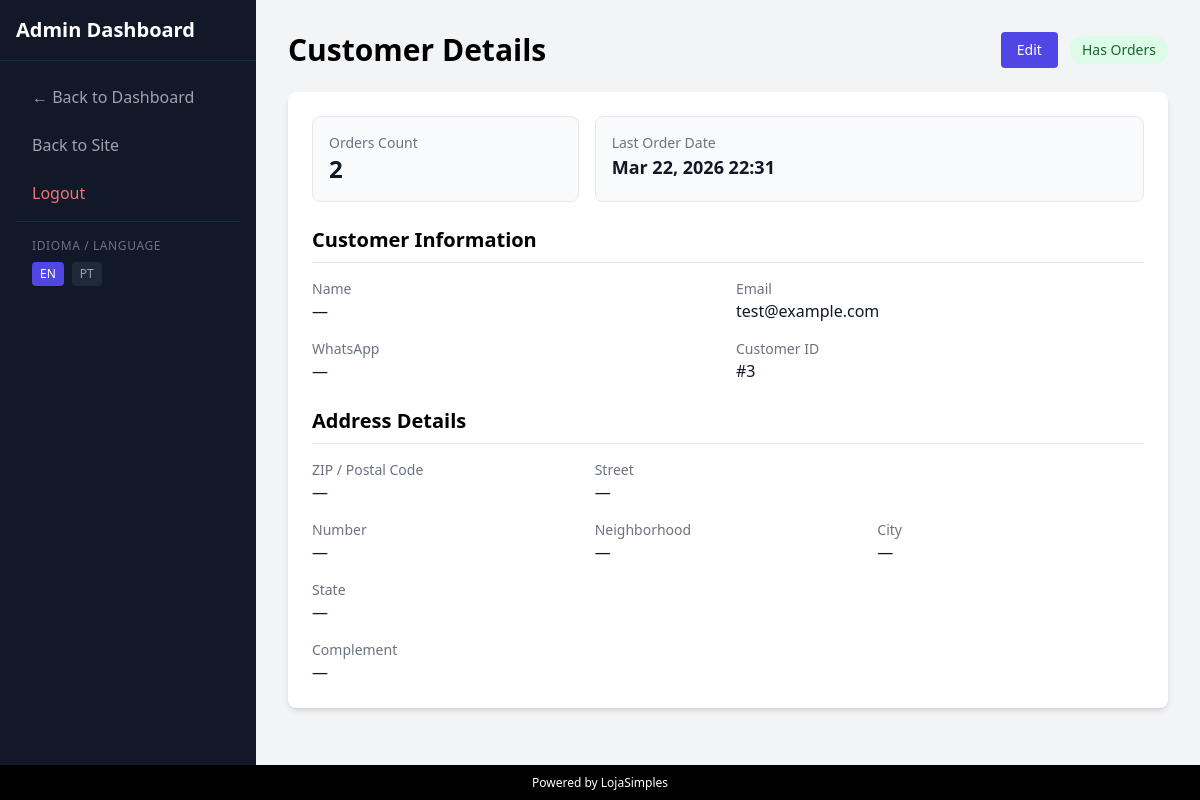
/admin/customer/3 (signed in), run on an earlier commit of the app's database.
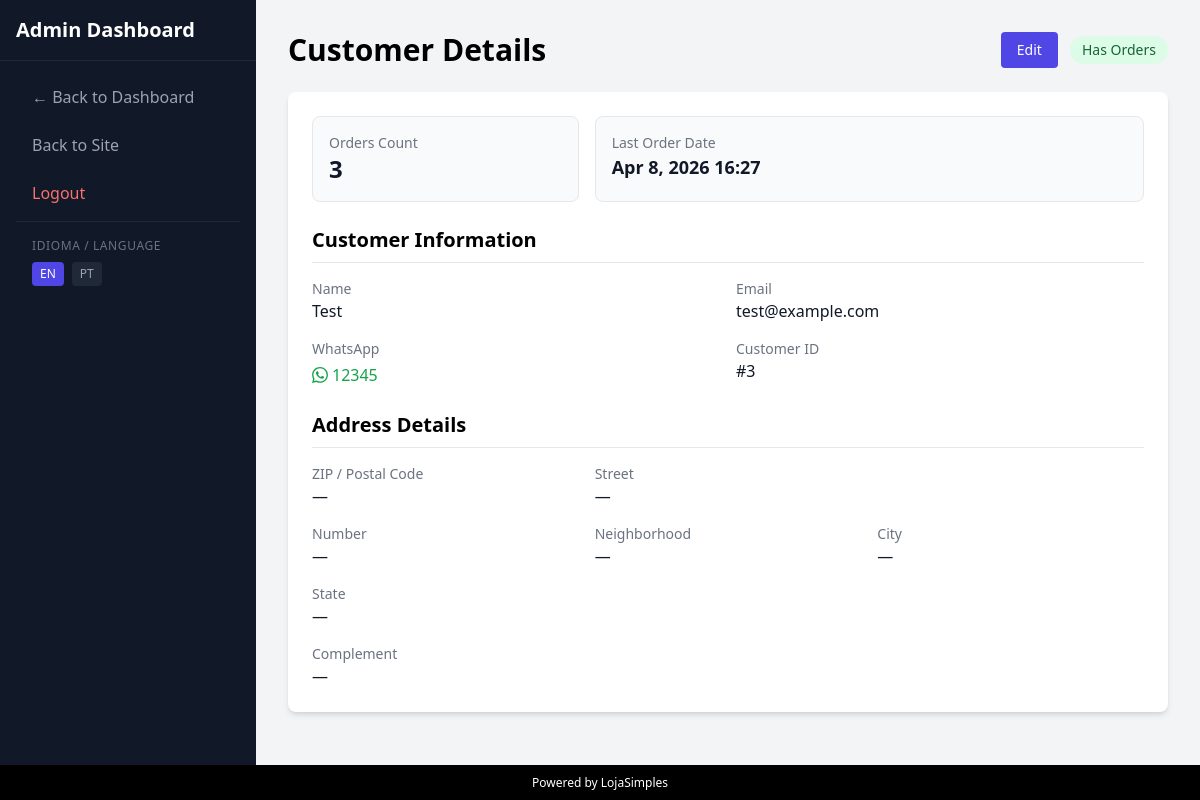
And on a later commit of the database.
### tables this page shows
CREATE TABLE users (
    id INTEGER PRIMARY KEY AUTOINCREMENT,
    email TEXT UNIQUE NOT NULL,
    login_token TEXT,
    token_expiry DATETIME,
    is_admin INTEGER DEFAULT 0,
    created_at DATETIME DEFAULT CURRENT_TIMESTAMP,
    name TEXT,
    whatsapp TEXT,
    cep TEXT,
    street TEXT,
    number TEXT,
    neighborhood TEXT,
    city TEXT,
    state TEXT
, remember_selector TEXT, remember_token_hash TEXT, remember_expires_at DATETIME, admin_bypass_token TEXT, complement TEXT);

### src/i18n.php (called while the page is built, shortened)
<?php
$lang = $_SESSION['lang'] ?? 'en';
$translations = [];
$langFile = __DIR__ . "/../lang/{$lang}.php";
if (file_exists($langFile)) {
    $translations = require $langFile;
} else {
    $fallbackLangFile = __DIR__ . "/../lang/en.php";
    if (file_exists($fallbackLangFile)) {
        $translations = require $fallbackLangFile;
    }
}
function __($key) {
    global $translations;
    $key = (string) $key;
    return isset($translations[$key]) ? (string) $translations[$key] : $key;
}

### src/user.php (called while the page is built, shortened)
<?php
require_once __DIR__ . '/db.php';
function getAdminCustomerDetails($id) {
    global $pdo;
    $sql = "
        SELECT
            u.*,
            COUNT(o.id) AS orders_count,
            MAX(o.created_at) AS last_order_at
        FROM users u
        LEFT JOIN orders o ON o.customer_email = u.email
        WHERE u.id = ?
        GROUP BY u.id
        LIMIT 1
    ";
    $stmt = $pdo->prepare($sql);
    $stmt->execute([$id]);
    $customer = $stmt->fetch(PDO::FETCH_ASSOC);
    $customer['orders_count'] = (int)($customer['orders_count'] ?? 0);
    $customer['has_orders'] = $customer['orders_count'] > 0;
    return $customer;
}

### templates/admin/customer_detail.php (the view, shortened to what the changed rows need)
<!DOCTYPE html>
<html lang="<?php echo htmlspecialchars($_SESSION['lang'] ?? 'en'); ?>">
<head>
    <script src="https://cdn.tailwindcss.com"></script>
</head>
<body class="bg-gray-100 font-sans flex flex-col h-screen" x-data="{ sidebarOpen: false, editMode: false }">
    <div class="flex flex-1 overflow-hidden relative">
        <div :class="sidebarOpen ? 'translate-x-0' : '-translate-x-full'" class="fixed md:static inset-y-0 left-0 z-30 w-64 bg-gray-900 text-white flex flex-col transition-transform duration-300 md:translate-x-0 h-full overflow-y-auto">
            <div class="p-4 text-xl font-bold border-b border-gray-800 flex justify-between items-center">
                <span><?php echo __('Admin Dashboard'); ?></span>
            </div>
            <nav class="flex-1 p-4 space-y-2">
                <a href="/admin" class="block w-full text-left px-4 py-2 text-gray-400 hover:text-white hover:bg-gray-800 rounded">
                    &larr; <?php echo __('Back to Dashboard'); ?>
                </a>
                <a href="/" class="block w-full text-left px-4 py-2 text-gray-400 hover:text-white hover:bg-gray-800 rounded">
                    <?php echo __('Back to Site'); ?>
                </a>
                <a href="/logout" class="block w-full text-left px-4 py-2 text-red-400 hover:text-red-300 hover:bg-gray-800 rounded">
                    <?php echo __('Logout'); ?>
                </a>
                <div class="border-t border-gray-800 my-2"></div>
                <div class="px-4 py-2">
                    <span class="text-xs text-gray-500 uppercase tracking-wider block mb-2">Idioma / Language</span>
                    <div class="flex gap-2">
                        <a href="?lang=en" class="text-xs px-2 py-1 rounded <?php echo ($_SESSION['lang'] ?? 'en') === 'en' ? 'bg-indigo-600 text-white' : 'bg-gray-800 text-gray-400 hover:text-white'; ?>">EN</a>
                        <a href="?lang=pt" class="text-xs px-2 py-1 rounded <?php echo ($_SESSION['lang'] ?? 'en') === 'pt' ? 'bg-indigo-600 text-white' : 'bg-gray-800 text-gray-400 hover:text-white'; ?>">PT</a>
                    </div>
                </div>
            </nav>
        </div>
        <div class="flex-1 flex flex-col overflow-hidden">
            <div class="flex-1 overflow-auto p-4 md:p-8">
            <div class="max-w-4xl mx-auto">
                <div class="flex justify-between items-center mb-6">
                    <h1 class="text-3xl font-bold"><?php echo __('Customer Details'); ?></h1>
                    <div>
                        <button @click="editMode = !editMode" class="bg-indigo-600 text-white px-4 py-2 rounded hover:bg-indigo-700 text-sm font-medium mr-2" x-text="editMode ? '<?php echo __('Cancel'); ?>' : '<?php echo __('Edit'); ?>'"></button>
                        <?php if (!empty($customer['has_orders'])): ?>
                            <span class="inline-flex items-center px-3 py-1 rounded-full text-sm font-medium bg-green-100 text-green-800"><?php echo __('Has Orders'); ?></span>
                        <?php else: ?>
                            <span class="inline-flex items-center px-3 py-1 rounded-full text-sm font-medium bg-gray-100 text-gray-700"><?php echo __('No Orders'); ?></span>
                        <?php endif; ?>
                    </div>
                </div>
                <div class="bg-white rounded-lg shadow-md p-6 space-y-6">
                    <div class="grid grid-cols-1 md:grid-cols-3 gap-4">
                        <div class="p-4 bg-gray-50 rounded-lg border border-gray-200">
                            <p class="text-sm text-gray-500"><?php echo __('Orders Count'); ?></p>
                            <p class="text-2xl font-bold text-gray-900"><?php echo (int)($customer['orders_count'] ?? 0); ?></p>
                        </div>
                        <div class="p-4 bg-gray-50 rounded-lg border border-gray-200 md:col-span-2">
                            <p class="text-sm text-gray-500"><?php echo __('Last Order Date'); ?></p>
                            <p class="text-lg font-semibold text-gray-900">
                                <?php echo !empty($customer['last_order_at']) ? date('M j, Y H:i', strtotime($customer['last_order_at'])) : __('No Orders'); ?>
                            </p>
                        </div>
                    </div>
                    <div x-show="!editMode">
                        <h2 class="text-xl font-semibold mb-4 border-b pb-2"><?php echo __('Customer Information'); ?></h2>
                        <div class="grid grid-cols-1 md:grid-cols-2 gap-4">
                            <div>
                                <p class="text-sm text-gray-500"><?php echo __('Name'); ?></p>
                                <p class="text-gray-900 font-medium"><?php echo htmlspecialchars(($customer['name'] ?? '') !== '' ? $customer['name'] : '—'); ?></p>
                            </div>
                            <div>
                                <p class="text-sm text-gray-500"><?php echo __('Email'); ?></p>
                                <p class="text-gray-900 font-medium"><?php echo htmlspecialchars($customer['email'] ?? '—'); ?></p>
                            </div>
                            <div>
                                <p class="text-sm text-gray-500"><?php echo __('WhatsApp'); ?></p>
                                <div class="text-gray-900 font-medium">
                                    <?php if (!empty($customer['whatsapp']) && $customer['whatsapp'] !== '—'):
                                        $wa_number = preg_replace('/\D/', '', $customer['whatsapp']);
                                        $wa_link = 'https://wa.me/55' . $wa_number;
                                    ?>
                                        <a href="<?php echo $wa_link; ?>" target="_blank" class="text-green-600 hover:text-green-800 flex items-center gap-1 w-fit mt-1" title="Falar no WhatsApp">
                                            <?php echo htmlspecialchars($customer['whatsapp']); ?>
                                        </a>
                                    <?php else: ?>
                                        <?php echo htmlspecialchars(($customer['whatsapp'] ?? '') !== '' ? $customer['whatsapp'] : '—'); ?>
                                    <?php endif; ?>
                                </div>
                            </div>
                            <div>
                                <p class="text-sm text-gray-500"><?php echo __('Customer ID'); ?></p>
                                <p class="text-gray-900 font-medium">#<?php echo (int)($customer['id'] ?? 0); ?></p>
                            </div>
                        </div>
                    </div>
                    <div x-show="!editMode">
                        <h2 class="text-xl font-semibold mb-4 border-b pb-2"><?php echo __('Address Details'); ?></h2>
                        <div class="grid grid-cols-1 md:grid-cols-3 gap-4">
                            <div>
                                <p class="text-sm text-gray-500"><?php echo __('CEP'); ?></p>
                                <p class="text-gray-900 font-medium"><?php echo htmlspecialchars(($customer['cep'] ?? '') !== '' ? $customer['cep'] : '—'); ?></p>
                            </div>
                            <div class="md:col-span-2">
                                <p class="text-sm text-gray-500"><?php echo __('Street'); ?></p>
                                <p class="text-gray-900 font-medium"><?php echo htmlspecialchars(($customer['street'] ?? '') !== '' ? $customer['street'] : '—'); ?></p>
                            </div>
                            <div>
                                <p class="text-sm text-gray-500"><?php echo __('Number'); ?></p>
                                <p class="text-gray-900 font-medium"><?php echo htmlspecialchars(($customer['number'] ?? '') !== '' ? $customer['number'] : '—'); ?></p>
                            </div>
                            <div>
                                <p class="text-sm text-gray-500"><?php echo __('Neighborhood'); ?></p>
                                <p class="text-gray-900 font-medium"><?php echo htmlspecialchars(($customer['neighborhood'] ?? '') !== '' ? $customer['neighborhood'] : '—'); ?></p>
                            </div>
                            <div>
                                <p class="text-sm text-gray-500"><?php echo __('City'); ?></p>
                                <p class="text-gray-900 font-medium"><?php echo htmlspecialchars(($customer['city'] ?? '') !== '' ? $customer['city'] : '—'); ?></p>
                            </div>
                            <div>
                                <p class="text-sm text-gray-500"><?php echo __('State'); ?></p>
                                <p class="text-gray-900 font-medium"><?php echo htmlspecialchars(($customer['state'] ?? '') !== '' ? $customer['state'] : '—'); ?></p>
                            </div>
                            <div class="md:col-span-3">
                                <p class="text-sm text-gray-500"><?php echo __('Complement'); ?></p>
                                <p class="text-gray-900 font-medium"><?php echo htmlspecialchars(($customer['complement'] ?? '') !== '' ? $customer['complement'] : '—'); ?></p>
                            </div>
                        </div>
                    </div>
                </div>
            </div>
        </div>
    </div>
    </div>
    <div class="w-full bg-black h-[35px] flex items-center justify-center shrink-0">
        <span class="text-white text-xs">Powered by LojaSimples</span>
    </div>
</body>
</html>

What changed in the data, as far as the page shows it:
changed users "test@example.com": name "—" → "Test"; whatsapp "—" → "12345"
Also different on the page:
$customer['orders_count']: "2" → "3"
date('M j, Y H:i', strtotime($customer['last_order_at'])): "Mar 22, 2026 22:31" → "Apr 8, 2026 16:27"
